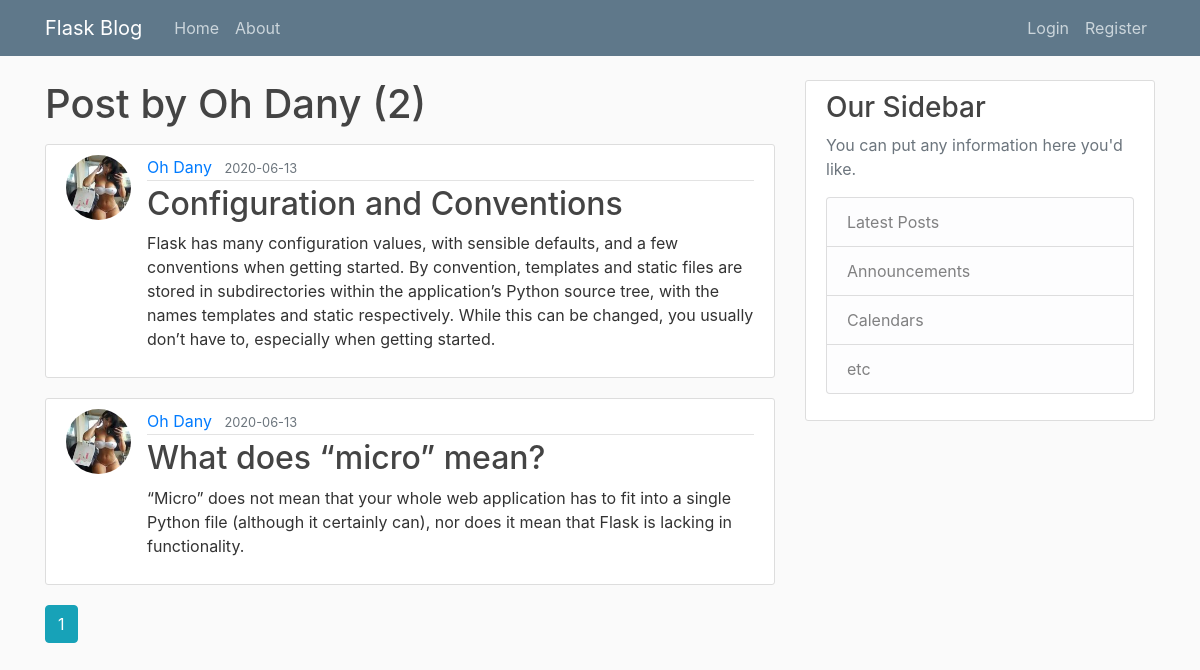
Page /user/Oh Dany on the earlier database version.
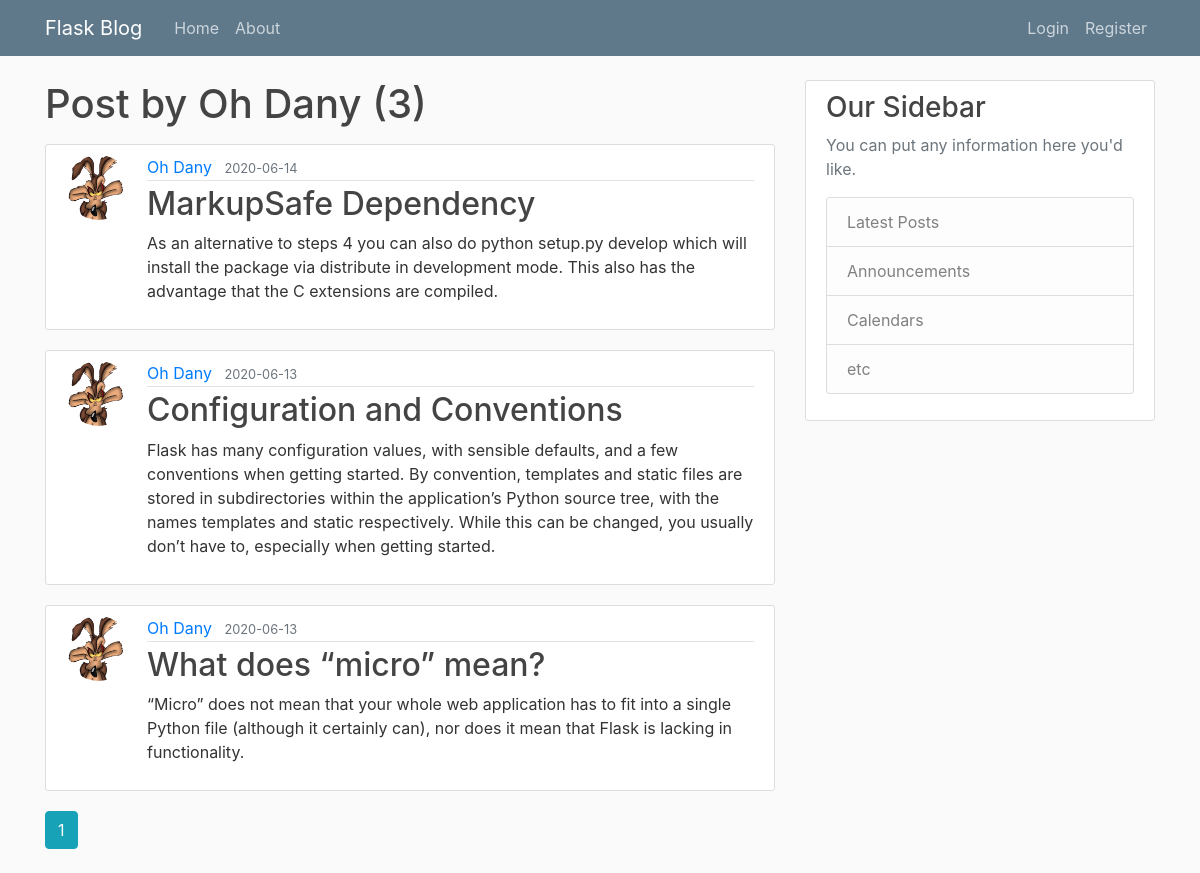
Same page on the later database version.
### flaskblog/models.py (models this page shows, shortened)
class User(db.Model, UserMixin):
    id = db.Column(db.Integer, primary_key=True)
    username = db.Column(db.String(20), unique=True, nullable=False)
    email = db.Column(db.String(120), unique=True, nullable=False)
    image_file = db.Column(db.String(20), nullable=False, default='default.jpg')
    password = db.Column(db.String(60), nullable=False)
    posts = db.relationship('Post', backref='author', lazy=True)

class Post(db.Model):
    id = db.Column(db.Integer, primary_key=True)
    title = db.Column(db.String(100), nullable=False)
    date_posted = db.Column(db.DateTime, nullable=False, default=datetime.utcnow)
    content = db.Column(db.Text, nullable=False)
    user_id = db.Column(db.Integer, db.ForeignKey('user.id'), nullable=False)

### flaskblog/routes.py (the view)
@app.route("/user/<string:username>")
def user_posts(username):
    page = request.args.get('page', 1, type=int)
    user = User.query.filter_by(username=username).first_or_404()
    posts = Post.query.filter_by(author=user)\
        .order_by(Post.date_posted.desc())\
        .paginate(page=page, per_page=5)
    return render_template('user_posts.html', posts=posts, user=user)

### flaskblog/templates/user_posts.html
{% extends "layout.html" %}
{% block content %}
    <h1 class="mb-3">Post by {{ user.username }} ({{ posts.total }})</h1>
    {% for post in posts.items %}
        <article class="media content-section">
          <img class="rounded-circle article-img" src="{{ url_for('static', filename='profile_pics/' + post.author.image_file) }}">
          <div class="media-body">
            <div class="article-metadata">
              <a class="mr-2" href="{{ url_for('user_posts', username=post.author.username) }}">{{ post.author.username }}</a>
              <small class="text-muted">{{ post.date_posted.strftime('%Y-%m-%d') }}</small>
            </div>
            <h2><a class="article-title" href="{{ url_for('post', post_id=post.id) }}">{{ post.title }}</a></h2>
            <p class="article-content">{{ post.content }}</p>
          </div>
        </article>
    {% endfor %}
    {% for page_num in posts.iter_pages(left_edge=1, right_edge=1, left_current=1, right_current=2) %}
        {% if page_num %}
            {% if posts.page == page_num %}
                <a class="btn btn-info mb-4" href="{{ url_for('user_posts', username=user.username, page=page_num) }}">{{ page_num }}</a>
            {% else %}
                <a class="btn btn-outline-info mb-4" href="{{ url_for('user_posts', username=user.username, page=page_num) }}">{{ page_num }}</a>
            {% endif %}
        {% else %}
            ...
        {% endif %}
    {% endfor %}
{% endblock content %}

### flaskblog/templates/layout.html (shortened to what this page needs)
<!doctype html>
<html lang="es">
<head>
    <link rel="stylesheet" href="https://stackpath.bootstrapcdn.com/bootstrap/4.5.0/css/bootstrap.min.css">
    <link rel="stylesheet" type="text/css" href="{{ url_for('static', filename='main.css') }}">
</head>
<body>
    <header class="site-header">
      <nav class="navbar navbar-expand-md navbar-dark bg-steel fixed-top">
        <div class="container">
          <a class="navbar-brand mr-4" href="/">Flask Blog</a>
          <div class="collapse navbar-collapse" id="navbarToggle">
            <div class="navbar-nav mr-auto">
              <a class="nav-item nav-link" href="{{ url_for('home') }}">Home</a>
              <a class="nav-item nav-link" href="{{ url_for('about') }}">About</a>
            </div>
            <div class="navbar-nav">
                {% if current_user.is_authenticated %}
                  <a class="nav-item nav-link" href="{{ url_for('new_post') }}">New Post</a>
                  <a class="nav-item nav-link" href="{{ url_for('account') }}">Account</a>
                  <a class="nav-item nav-link" href="{{ url_for('logout') }}">Logout</a>
                {% else %}
                  <a class="nav-item nav-link" href="{{ url_for('login') }}">Login</a>
                  <a class="nav-item nav-link" href="{{ url_for('register') }}">Register</a>
                {% endif %}
            </div>
          </div>
        </div>
      </nav>
    </header>
    <main role="main" class="container">
      <div class="row">
        <div class="col-md-8">
          {% block content %}{% endblock %}
        </div>
        <div class="col-md-4">
          <div class="content-section">
            <h3>Our Sidebar</h3>
            <p class='text-muted'>You can put any information here you'd like.
              <ul class="list-group">
                <li class="list-group-item list-group-item-light">Latest Posts</li>
                <li class="list-group-item list-group-item-light">Announcements</li>
                <li class="list-group-item list-group-item-light">Calendars</li>
                <li class="list-group-item list-group-item-light">etc</li>
              </ul>
            </p>
          </div>
        </div>
      </div>
    </main>
</body>
</html>

### flaskblog/static/main.css (style rules this page uses)
body { background: #fafafa; color: #333333; margin-top: 5rem; }
h1, h2, h3, h4, h5, h6 { color: #444444; }
.bg-steel { background-color: #5f788a; }
.site-header .navbar-nav .nav-link { color: #cbd5db; }
.content-section { background: #ffffff; padding: 10px 20px; border: 1px solid #dddddd; border-radius: 3px; margin-bottom: 20px; }
.article-title { color: #444444; }
.article-content { white-space: pre-line; }
.article-img { height: 65px; width: 65px; margin-right: 16px; }
.article-metadata { padding-bottom: 1px; margin-bottom: 4px; border-bottom: 1px solid #e3e3e3 }

Differences in the rows shown:
added Post: image_file (picture), author.username "Oh Dany", date_posted "2020-06-14", title "MarkupSafe Dependency", content "As an alternative to steps 4 you can also do python setup.py develop which will install the package via distribute in development mode. This also has the advantage that the C extensions are compiled."
changed through a linked row, Post "Configuration and Conventions": image_file: a different picture
changed through a linked row, Post "What does “micro” mean?": image_file: a different picture
Other differences:
{{ posts.total }}: "2" → "3"
